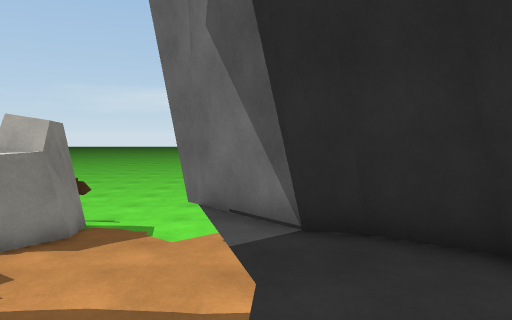
View 1 (above)

24 first-person views from a walk through a Unity game level. The camera is 1.5 m above the floor, tilts 4° down and sees 70° across. The floor is counted in squares, 1 m on a side. Each view is taken from the middle of a square. On the plan, view 1 faces up. The plan holds only what a view shows up to about 16 squares ahead; the rest is blank. The place goes on beyond the plan.

View 2
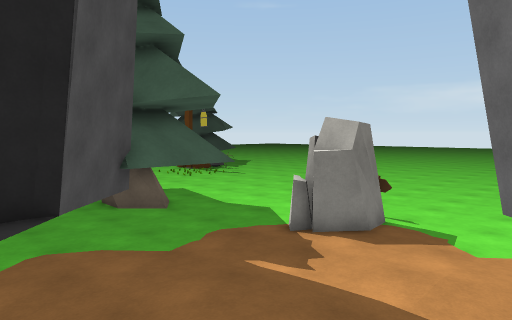

View 3
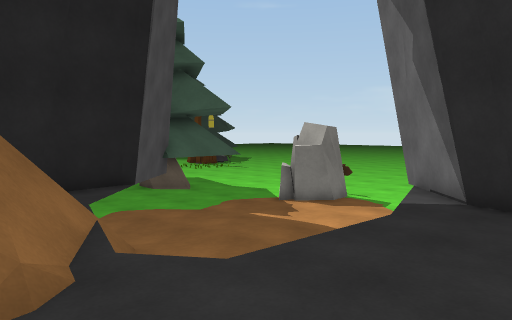

View 4
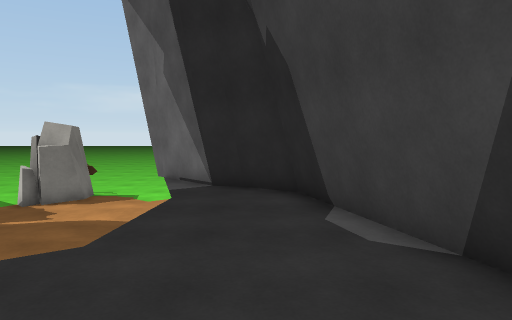

View 5
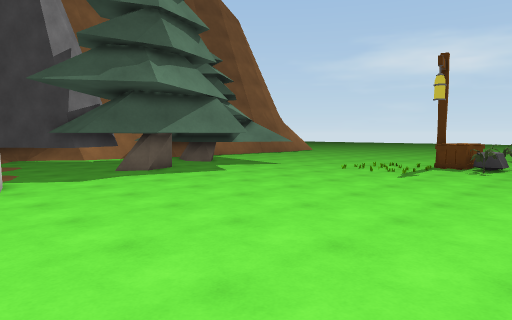

View 6
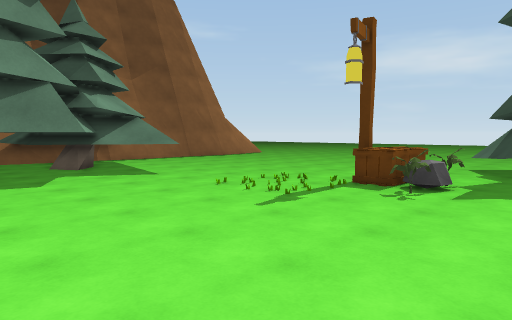

View 7
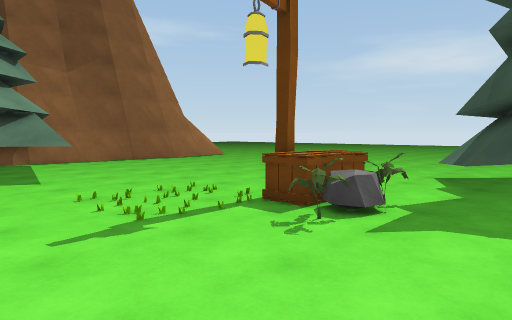

View 8
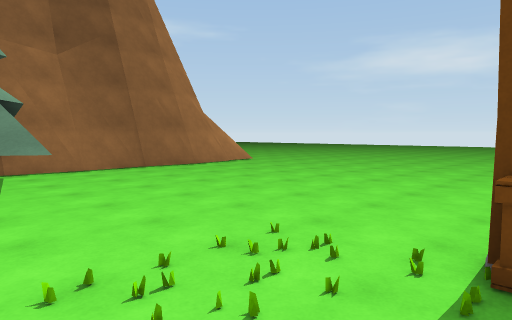

View 9
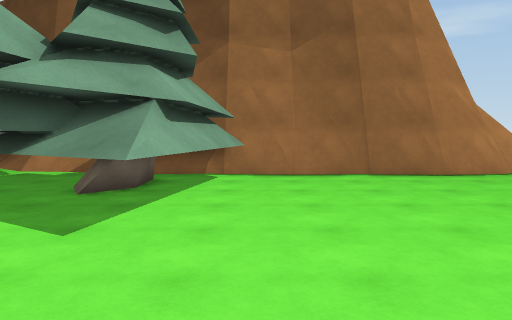

View 10
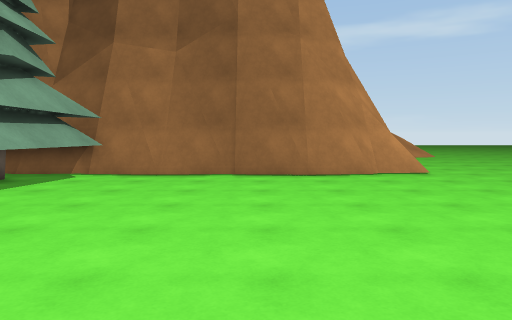

View 11
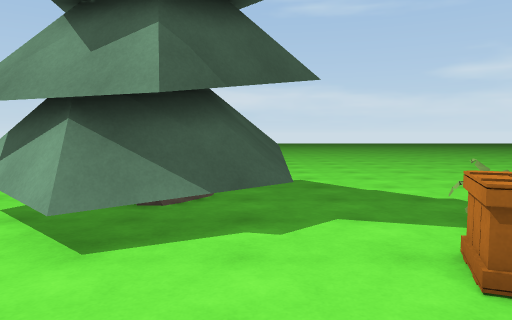

View 12
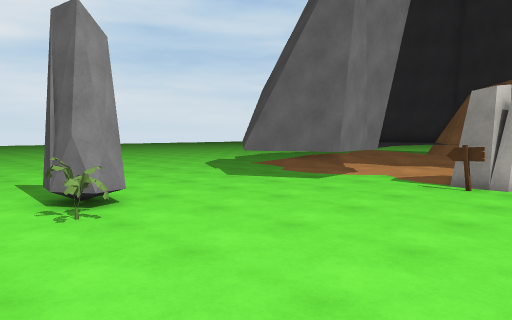

View 13
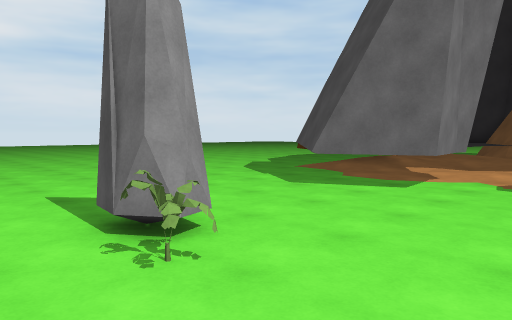

View 14
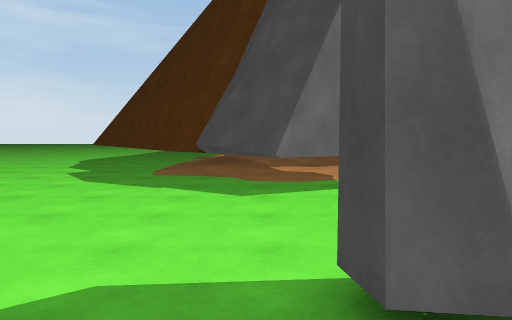

View 15
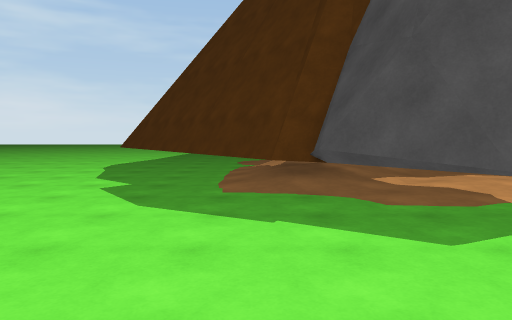

View 16
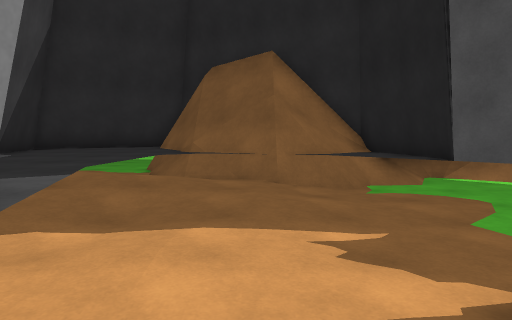

View 17
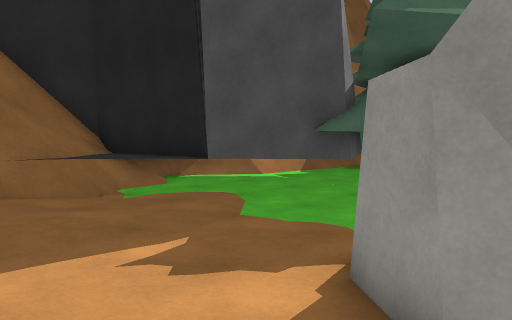

View 18
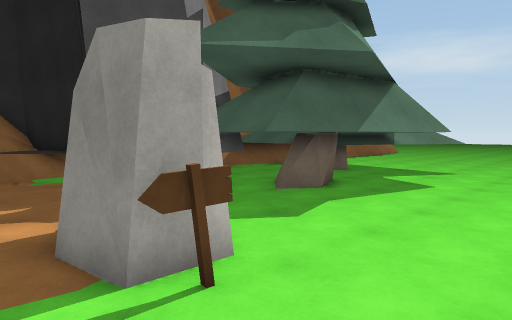

View 19
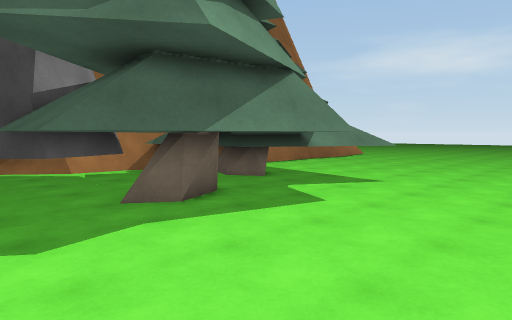

View 20
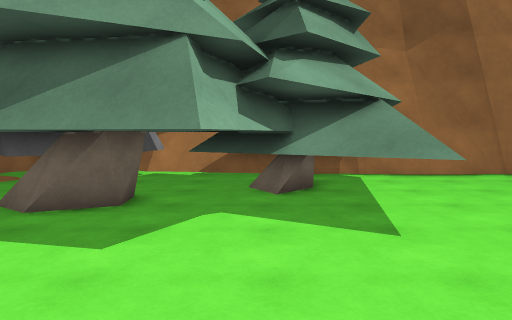

View 21
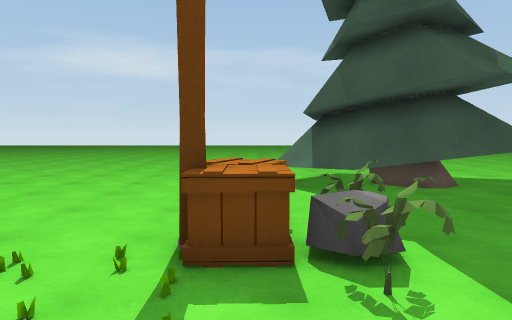

View 22
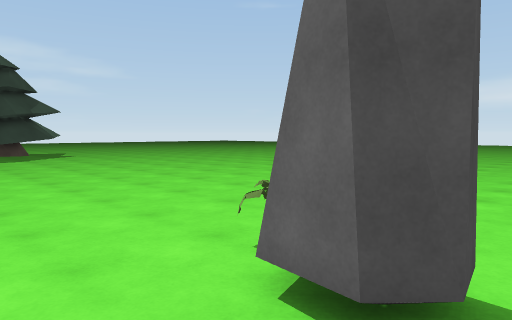

View 23
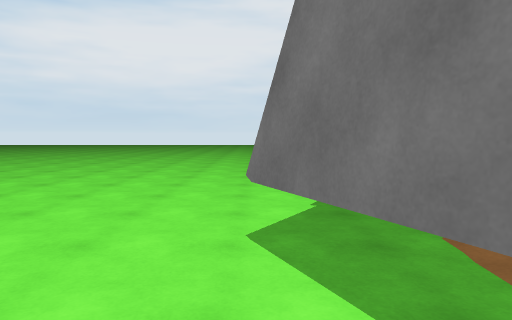

View 24
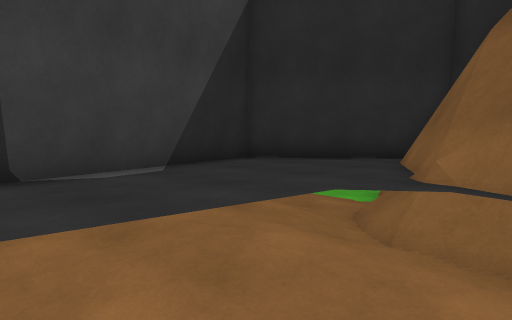

### Floor plan
Key: @ floor where view 1 was taken; # wall or solid block; . main floor; : floor 0.25 m higher than the main floor; + floor 0.5 m higher than the main floor; * floor 1 m higher than the main floor; / step, stairs or slope; = window, fence, low wall or low ledge; ^ raised ledge; S sign; R rock; T thing the floor can be seen under or through; P pine tree; L plant; C crate; E streetlight; O other object.
Columns run from 30 left of view 1 to 9 right of it. Each row starts with its distance up from view 1.
 21   #PP.....     .............    .
 20 P PPP.............................    ..
 19 PPPPP........................LRR........
 18 PPPPPP...R....................RR........
 17 .PP.....LL....................R.........
 16 ......CCCC..............................
 15 ......CCEC..............................
 14  .......................................
 13 ........................................
 12 ...............................##.......
 11 .............................#^^##......
 10 .........................S...^   ##.....
  9 ...............PPP......RR...^    ##....
  8 ...........PP.PP#PPPPP..RR:..T    ##....
  7 ...........PPPP#####PP..RR:::TT    ##...
  6 ...........PPPPP##PPPP...:::::TT    ##..
  5 ..........PPPPPP T  PP.....:::=###   ##.
  4 ..........PPPP    TTTT...::::.***#    #.
  3 ..........PPP#PP  T  ^#..:::::***##   ##
  2 ..........PPPPPP..T   ^#.::::+/**##
  1 ..==......PPPPPP..T    ^^.:::+/***#
  0 ###########PPPPP..T    ^^==#:+@***#
 -1 #         ##   #OO##   #^^##==****##
 -2                #########^#####*****#
 -3                       ###   ###****#
 -4                              ##***##
 -5                               #=*###
 -6                               ####

Positions as (right, up) in squares from view 1, and headings:
1: (0, 0), facing up
2: (0, 0), facing up-left
3: (3, -3), facing up-left
4: (2, -5), facing up
5: (-4, 21), facing down-left
6: (-11, 21), facing down-left
7: (-15, 21), facing down-left
8: (-17, 16), facing down-left
9: (-21, 14), facing down
10: (-26, 14), facing down
11: (-26, 12), facing up
12: (-8, 21), facing down-right
13: (-5, 21), facing down-right
14: (2, 21), facing down
15: (5, 17), facing down
16: (-3, 10), facing down
17: (-2, 9), facing down-left
18: (-3, 13), facing down-left
19: (-7, 14), facing down-left
20: (-16, 14), facing down
21: (-17, 16), facing left
22: (2, 15), facing up-left
23: (-3, 12), facing right
24: (-3, 4), facing down-right
